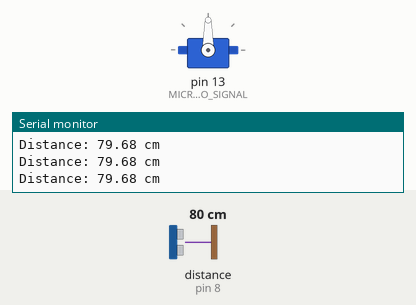
Recording of a sketch running on a simulated Arduino Uno, built with avr-gcc and run on an emulated ATmega328P. Parts: servo, the last lines printed to the serial monitor. Wiring (inferred from the names in the program): ultrasonic range finder: trigger pin 9; echo pin 8. The inputs (shaded band) are chosen by the test bench; at power-on: distance to the obstacle (sensor on pin 8) 80 cm. The echo pulse lasts 58.3 µs per cm.

Above: at 1.2 s.
1.3 s: distance to the obstacle (sensor on pin 8) set to 23 cm
4.3 s: distance to the obstacle (sensor on pin 8) set to 18 cm
At 6.8 s:
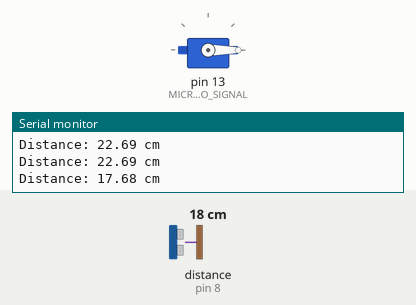
Timing chart, 0 to 13.3 s (numbered marks = the images above; inputs shaded):
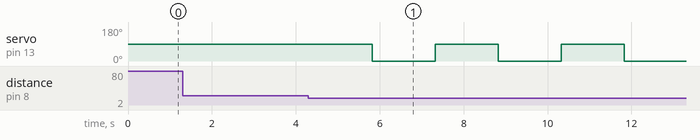

Measured:
- the behaviour switches between 21 and 20 cm on distance to the obstacle (sensor on pin 8) (found by bisection; images 0 and 1)
- after the input at 4.3 s, servo on pin 13 (MICRO_SERVO_SIGNAL): alternates 90° for 1.5 s and 0° for 1.5 s, starting after 1.5 s

The sketch:

main.ino
```cpp
/*
Code for Automatic Soap Dispenser
Cameron Heights Engineering
*/

#include <Servo.h>

// Initialize Variables
Servo micro_servo;

const int ULTRASONIC_TRIGGER = 9;
const int ULTRASONIC_ECHO = 8;
const int MICRO_SERVO_SIGNAL = 13;

// Distance for which to trigger servo in cm
const int DISTANCE_VALUE = 20;

// Time for which to keep soap on in ms
const int SOAP_DURATION = 1500;

// Creates an ultrasonic burst, returns duration of pulse (Upon sound wave coming back, "ECHO" will be set to HIGH for the duration of the sound wave)
float ultrasonic_burst() {
    digitalWrite(ULTRASONIC_TRIGGER, LOW);
    delayMicroseconds(2);
    digitalWrite(ULTRASONIC_TRIGGER, HIGH);
    delayMicroseconds(10);
    digitalWrite(ULTRASONIC_TRIGGER, LOW);

    return pulseIn(ULTRASONIC_ECHO, HIGH);
}

void dispense_soap() {
    micro_servo.write(90);
    delay(SOAP_DURATION);
    micro_servo.write(0);
    delay(SOAP_DURATION);
}

void setup() {
    pinMode(ULTRASONIC_TRIGGER, OUTPUT);
    pinMode(ULTRASONIC_ECHO, INPUT);
    micro_servo.attach(MICRO_SERVO_SIGNAL);

    Serial.begin(9600);
}

void loop() {
    float duration, distance;

    duration = ultrasonic_burst();
    // Calculate distance using d=vt, where v is the speed of sound for a millisecond
    distance = (duration * 0.0343) / 2;
    Serial.print("Distance: ");
    Serial.print(distance);
    Serial.println(" cm");

    if (distance < DISTANCE_VALUE) {
        dispense_soap();
    }
}
```
